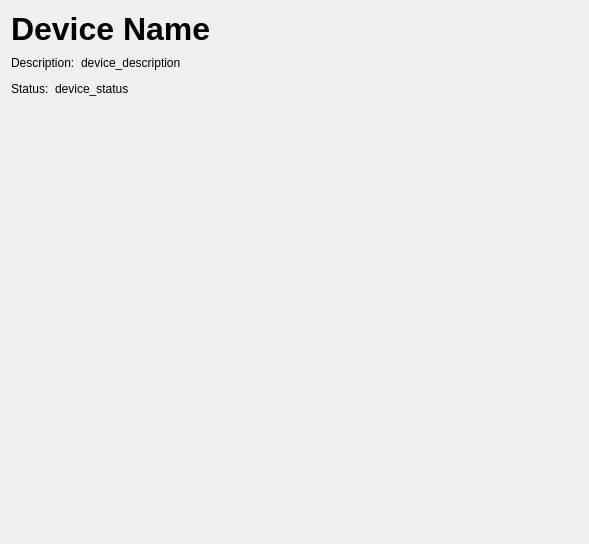
<?xml version="1.0" encoding="UTF-8"?>
<ui version="4.0">
 <class>Form</class>
 <widget class="QWidget" name="Form">
  <property name="geometry">
   <rect>
    <x>0</x>
    <y>0</y>
    <width>589</width>
    <height>544</height>
   </rect>
  </property>
  <property name="windowTitle">
   <string>Form</string>
  </property>
  <layout class="QGridLayout" name="gridLayout">
   <item row="0" column="0">
    <layout class="QVBoxLayout" name="verticalLayout_2">
     <item>
      <widget class="QLabel" name="ui_name">
       <property name="font">
        <font>
         <family>Helvetica</family>
         <pointsize>24</pointsize>
         <weight>75</weight>
         <bold>true</bold>
        </font>
       </property>
       <property name="text">
        <string>Device Name</string>
       </property>
      </widget>
     </item>
     <item>
      <layout class="QHBoxLayout" name="horizontalLayout">
       <item>
        <widget class="QLabel" name="label_2">
         <property name="text">
          <string>Description:</string>
         </property>
        </widget>
       </item>
       <item>
        <widget class="QLabel" name="ui_description">
         <property name="text">
          <string>device_description</string>
         </property>
        </widget>
       </item>
       <item>
        <spacer name="horizontalSpacer">
         <property name="orientation">
          <enum>Qt::Horizontal</enum>
         </property>
         <property name="sizeHint" stdset="0">
          <size>
           <width>40</width>
           <height>20</height>
          </size>
         </property>
        </spacer>
       </item>
      </layout>
     </item>
     <item>
      <layout class="QHBoxLayout" name="horizontalLayout_2">
       <item>
        <widget class="QLabel" name="label_3">
         <property name="text">
          <string>Status:</string>
         </property>
        </widget>
       </item>
       <item>
        <widget class="QLabel" name="ui_status">
         <property name="text">
          <string>device_status</string>
         </property>
        </widget>
       </item>
       <item>
        <spacer name="horizontalSpacer_2">
         <property name="orientation">
          <enum>Qt::Horizontal</enum>
         </property>
         <property name="sizeHint" stdset="0">
          <size>
           <width>40</width>
           <height>20</height>
          </size>
         </property>
        </spacer>
       </item>
      </layout>
     </item>
     <item>
      <widget class="QWidget" name="ui_digital_inputs" native="true"/>
     </item>
     <item>
      <spacer name="verticalSpacer">
       <property name="orientation">
        <enum>Qt::Vertical</enum>
       </property>
       <property name="sizeHint" stdset="0">
        <size>
         <width>20</width>
         <height>40</height>
        </size>
       </property>
      </spacer>
     </item>
    </layout>
   </item>
  </layout>
 </widget>
 <resources/>
 <connections/>
</ui>
